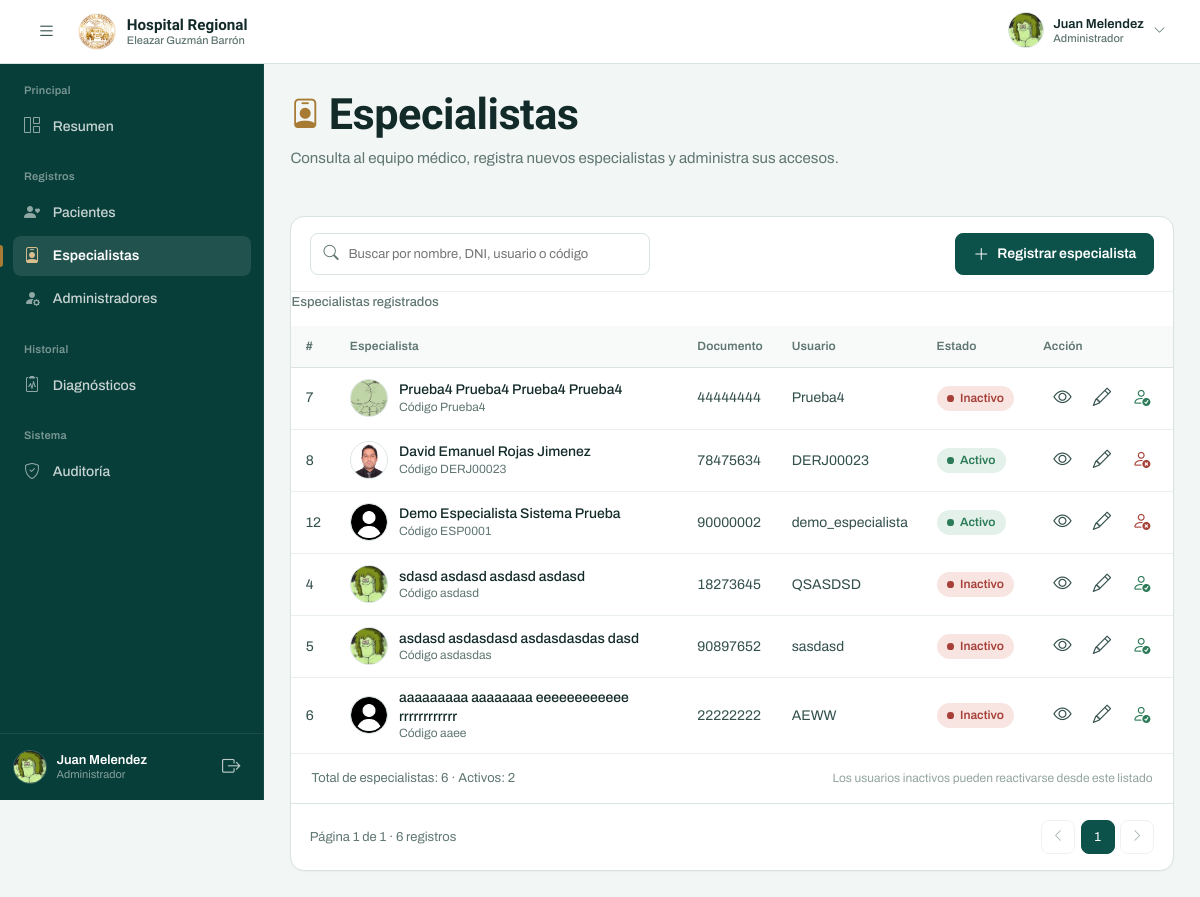
Screenshot of /listado_empleado/ (signed in) with the database file from the repository.
### tasks/models.py (models this page shows, shortened)
class Usuario(AbstractBaseUser):
    primer_nombre = models.CharField(max_length=200)
    segundo_nombre = models.CharField(max_length=200, blank=True)
    apellido_paterno = models.CharField(max_length=200)
    apellido_materno = models.CharField(max_length=200)
    codigo_empl = models.CharField(max_length=10)
    usuario_administrador = models.BooleanField(default=False)
    estado = models.ForeignKey(Estado, on_delete=models.CASCADE,null=True)
    username = models.CharField(max_length=20, unique=True, null=False)
    email = models.EmailField(max_length=200,unique=True)  # Cambiado a EmailField
    telefono = models.CharField(max_length=9, validators=[MinLengthValidator(9)], null=True, blank=True)
    dni = models.CharField(max_length=8, validators=[MinLengthValidator(8)], null=True, blank=True)
    foto = models.ImageField('Imagen de perfil', upload_to='usuarios1/', null=True, blank=True)
    fecha_creacion = models.DateTimeField(auto_now_add=True)
    es_demo = models.BooleanField(default=False, db_index=True)
    objects = UsuarioManager()
    USERNAME_FIELD = 'username'
    REQUIRED_FIELDS = ['email', 'primer_nombre', 'segundo_nombre', 'apellido_paterno', 'apellido_materno']
    @property
    def is_active(self):
        return self.estado_id is not None and self.estado.name == "Activo"

### tasks/views.py (the view)
# urls.py: path('listado_empleado/',v.ListadoDoctor.as_view(),name='especialista'),
class ListadoDoctor(AdminRequiredMixin, ListView):
    model = Usuario
    template_name = "crud/especialista.html"
    paginate_by = 10
    def get_queryset(self):
        queryset = self.model.objects.filter(
            usuario_administrador=False
        ).order_by("apellido_paterno", "primer_nombre")
        return _buscar_usuarios(queryset, _texto_busqueda(self.request))
    def get_context_data(self, **kwargs):
        context = super().get_context_data(**kwargs)
        context['titulo'] = "Especialista"  # Título de la vista
        context['cantidad'] = self.get_queryset().count()
        base = self.model.objects.filter(usuario_administrador=False)
        context['cantidad_total'] = base.count()
        context['cantidad_activos'] = base.filter(
            estado__name="Activo"
        ).count()
        context['q'] = _texto_busqueda(self.request)
        context['querystring'] = _querystring_sin_pagina(self.request)
        return context

### tasks/templates/crud/especialista.html (shortened to what this page needs)
{% extends 'crud/basecrud.html' %} {% load static %} {% block page_title %}Especialistas{% endblock %} {% block icon_crud %}<i class="bi bi-person-badge" aria-hidden="true"></i>{% endblock %} {% block descripcion %} Consulta al equipo médico, registra nuevos especialistas y administra sus accesos. {% endblock %} {% block crud_mod %}
<section class="panel">
  <div class="panel__header table-toolbar">
    <form
      method="get"
      role="search"
      action="{% url 'especialista' %}"
      class="table-toolbar__search"
    >
      <input
        type="search"
        id="btn_buscar_p"
        name="q"
        value="{{ q }}"
        placeholder="Buscar por nombre, DNI, usuario o código"
        autocomplete="off"
      />
    </form>
    {% if request.user.usuario_administrador %}
      <a href="{% url 'registro_e' %}" class="btn-app btn-app--primary">
        <i class="bi bi-plus-lg" aria-hidden="true"></i>
        Registrar especialista
      </a>
    {% endif %}
  </div>
  <div class="table-scroll">
    <table class="table-app table-app--cards" id="tbl">
      <caption>Especialistas registrados</caption>
      <thead>
        <tr>
          <th class="col-id">#</th>
          <th>Especialista</th>
          <th>Documento</th>
          <th>Usuario</th>
          <th>Estado</th>
          {% if request.user.usuario_administrador %}
            <th class="table-actions">Acción</th>
          {% endif %}
        </tr>
      </thead>
      <tbody>
        {% for p in object_list %}
          <tr
            data-search="{{ p.primer_nombre }} {{ p.segundo_nombre }} {{ p.apellido_paterno }} {{ p.apellido_materno }} {{ p.dni }} {{ p.username }} {{ p.codigo_empl }}"
          >
            <td class="col-id">{{ p.id }}</td>
            <td>
              <div class="cell-patient">
                <span class="avatar-cell">
                  {% if p.foto %}
                    <img src="{{ p.foto.url }}" alt="" loading="lazy" />
                  {% else %}
                    <img
                      src="{% static 'img/user_default.png' %}"
                      alt=""
                      loading="lazy"
                    />
                  {% endif %}
                </span>
                <span class="cell-patient__body">
                  <span class="cell-patient__name">
                    {{ p.primer_nombre }} {{ p.segundo_nombre }}
                    {{ p.apellido_paterno }} {{ p.apellido_materno }}
                  </span>
                  <span class="cell-patient__sub">
                    Código {{ p.codigo_empl }}
                  </span>
                </span>
              </div>
            </td>
            <td class="tabular" data-label="Documento">{{ p.dni }}</td>
            <td class="cell-muted" data-label="Usuario">{{ p.username }}</td>
            <td data-label="Estado">
              {% if p.is_active %}
                <span class="badge-status badge-status--ok">Activo</span>
              {% elif p.estado %}
                <span class="badge-status badge-status--danger">Inactivo</span>
              {% else %}
                <span class="badge-status badge-status--neutral">Sin estado</span>
              {% endif %}
            </td>
            {% if request.user.usuario_administrador %}
              <td class="table-actions">
                <a
                  href="{% url 'usuario_detalle' p.id %}"
                  class="icon-btn"
                  title="Ver ficha"
                  aria-label="Ver ficha de {{ p.primer_nombre }} {{ p.apellido_paterno }}"
                >
                  <i class="bi bi-eye" aria-hidden="true"></i>
                </a>
                <a
                  href="{% url 'usuario_editar' p.id %}"
                  class="icon-btn"
                  title="Editar especialista"
                  aria-label="Editar a {{ p.primer_nombre }} {{ p.apellido_paterno }}"
                >
                  <i class="bi bi-pencil" aria-hidden="true"></i>
                </a>
                {% if p.is_active %}
                  <form
                    action="{% url 'desactivar_usuario' p.id %}"
                    method="post"
                    data-confirm="¿Desactivar a {{ p.primer_nombre }} {{ p.apellido_paterno }}? El especialista perderá el acceso al sistema."
                  >
                    <button
                      type="submit"
                      class="icon-btn icon-btn--danger"
                      title="Desactivar especialista"
                      aria-label="Desactivar a {{ p.primer_nombre }} {{ p.apellido_paterno }}"
                    >
                      <i class="bi bi-person-x" aria-hidden="true"></i>
                    </button>
                  </form>
                {% else %}
                  <form
                    action="{% url 'reactivar_usuario' p.id %}"
                    method="post"
                    data-confirm="¿Reactivar a {{ p.primer_nombre }} {{ p.apellido_paterno }}? El especialista recuperará el acceso al sistema."
                  >
                    <button
                      type="submit"
                      class="icon-btn icon-btn--ok"
                      title="Reactivar especialista"
                      aria-label="Reactivar a {{ p.primer_nombre }} {{ p.apellido_paterno }}"
                    >
                      <i class="bi bi-person-check" aria-hidden="true"></i>
                    </button>
                  </form>
                {% endif %}
              </td>
            {% endif %}
          </tr>
        {% endfor %}
      </tbody>
    </table>
  </div>
  <div class="table-footer">
    <span>
      {% if q %}
        Resultados para “{{ q }}”: {{ cantidad }} de {{ cantidad_total }}
      {% else %}
        Total de especialistas: {{ cantidad }} · Activos: {{ cantidad_activos }}
      {% endif %}
    </span>
    <span class="table-footer__hint">
      Los usuarios inactivos pueden reactivarse desde este listado
    </span>
  </div>
  {% include 'crud/_paginacion.html' %}
</section>
{% endblock %}

### tasks/templates/layout/base.html (shortened to what this page needs)
{% load static %}
<!DOCTYPE html>
<html lang="es">
  <head>
    <link
      rel="stylesheet"
      href="https://cdn.jsdelivr.net/npm/bootstrap-icons@1.11.3/font/bootstrap-icons.min.css"
    />
    <link
      href="https://cdn.jsdelivr.net/npm/bootstrap@5.3.3/dist/css/bootstrap.min.css"
      rel="stylesheet"
    />
    <link rel="stylesheet" href="{% static 'styles/base.css' %}" />
    <link rel="stylesheet" href="{% static 'styles/dashboard.css' %}" />
    <link rel="stylesheet" href="{% static 'styles/diagnostico.css' %}" />
    <link rel="stylesheet" href="{% static 'styles/etapa2.css' %}" />
    <link rel="stylesheet" href="{% static 'styles/etapa3.css' %}" />
    <link rel="stylesheet" href="{% static 'styles/etapaf.css' %}" />
    <link rel="stylesheet" href="{% static 'styles/r_paciente.css' %}" />
  </head>
  <body>
    <div id="__next">
      <header class="app-header">
        <div class="app-header__left">
          <button
            class="icon-btn menu-btn"
            id="menu_toggle"
            type="button"
            aria-label="Abrir menú de navegación"
            aria-controls="sidebar"
            aria-expanded="false"
          >
            <i class="bi bi-list" aria-hidden="true"></i>
          </button>
          <a class="brand" href="{% url 'dashboard' %}">
            <img
              class="brand__seal"
              src="{% static 'img/logo-hospital-transparente.png' %}"
              alt=""
            />
            <span class="brand__text">
              <span class="brand__title">Hospital Regional</span>
              <span class="brand__subtitle">Eleazar Guzmán Barrón</span>
            </span>
          </a>
        </div>
        <div class="app-header__right">
          <div class="perfil">
            <button
              class="perfil__trigger"
              id="perfil_trigger"
              type="button"
              aria-label="Abrir menú de usuario"
              aria-haspopup="true"
              aria-expanded="false"
              aria-controls="panel_conf"
            >
              {% if user.foto %}
                <img id="avatar_1" src="{{ user.foto.url }}" alt="" />
              {% else %}
                <img
                  id="avatar_1"
                  src="{% static 'img/user_default.png' %}"
                  alt=""
                />
              {% endif %}
              <span class="perfil__meta">
                <span class="perfil__name">
                  {{ user.primer_nombre }} {{ user.apellido_paterno }}
                </span>
                <span class="perfil__role">
                  {% if request.user.usuario_administrador %}Administrador{% else %}Especialista{% endif %}
                </span>
              </span>
              <i class="bi bi-chevron-down perfil__chev" aria-hidden="true"></i>
            </button>
          </div>
        </div>
      </header>
      <div class="app-shell" id="main_">
        <nav class="sidebar" id="sidebar" aria-label="Navegación principal">
          <div class="sidebar__scroll">
            <div class="nav-group">
              <p class="nav-group__label">Principal</p>
              <a
                href="{% url 'dashboard' %}"
                class="nav-link {% if request.resolver_match.url_name == 'dashboard' %}is-active{% endif %}"
              >
                <i class="bi bi-grid-1x2" aria-hidden="true"></i>
                <span>Resumen</span>
              </a>
            </div>
            <div class="nav-group">
              <p class="nav-group__label">Registros</p>
              <a
                href="{% url 'paciente' %}"
                class="nav-link "
              >
                <i class="bi bi-person-heart" aria-hidden="true"></i>
                <span>Pacientes</span>
              </a>
              {% if request.user.usuario_administrador %}
                <a
                  href="{% url 'especialista' %}"
                  class="nav-link {% if request.resolver_match.url_name == 'especialista' or request.resolver_match.url_name == 'registro_e' or nav_section == 'especialista' %}is-active{% endif %}"
                  {% if request.resolver_match.url_name == 'especialista' or request.resolver_match.url_name == 'registro_e' or nav_section == 'especialista' %}aria-current="page"{% endif %}
                >
                  <i class="bi bi-person-badge" aria-hidden="true"></i>
                  <span>Especialistas</span>
                </a>
                <a
                  href="{% url 'administrador' %}"
                  class="nav-link {% if request.resolver_match.url_name == 'administrador' or request.resolver_match.url_name == 'registro_a' or nav_section == 'administrador' %}is-active{% endif %}"
                >
                  <i class="bi bi-person-fill-gear" aria-hidden="true"></i>
                  <span>Administradores</span>
                </a>
              {% endif %}
            </div>
            <div class="nav-group">
              <p class="nav-group__label">Historial</p>
              <a
                href="{% url 'historial_d' %}"
                class="nav-link {% if request.resolver_match.url_name == 'historial_d' or nav_section == 'historial_d' %}is-active{% endif %}"
              >
                <i class="bi bi-clipboard2-pulse" aria-hidden="true"></i>
                <span>Diagnósticos</span>
              </a>
            </div>
            {% if request.user.usuario_administrador %}
              <div class="nav-group">
                <p class="nav-group__label">Sistema</p>
                <a
                  href="{% url 'auditoria' %}"
                  class="nav-link {% if request.resolver_match.url_name == 'auditoria' %}is-active{% endif %}"
                >
                  <i class="bi bi-shield-check" aria-hidden="true"></i>
                  <span>Auditoría</span>
                </a>
              </div>
            {% endif %}
          </div>
          <div class="sidebar__footer">
            <div class="sidebar-user">
              {% if user.foto %}
                <img src="{{ user.foto.url }}" alt="" />
              {% else %}
                <img src="{% static 'img/user_default.png' %}" alt="" />
              {% endif %}
              <div class="sidebar-user__meta">
                <span class="sidebar-user__name">
                  {{ user.primer_nombre }} {{ user.apellido_paterno }}
                </span>
                <span class="sidebar-user__role">
                  {% if request.user.usuario_administrador %}Administrador{% else %}Especialista{% endif %}
                </span>
              </div>
              <form method="post" action="{% url 'logout' %}">
                <button
                  type="submit"
                  class="icon-btn icon-btn--onDark"
                  aria-label="Cerrar sesión"
                  title="Cerrar sesión"
                >
                  <i class="bi bi-box-arrow-right" aria-hidden="true"></i>
                </button>
              </form>
            </div>
          </div>
        </nav>
        <main class="main_content" id="main_content">
          <div class="page-shell">
            {% block content %} {% endblock %}
          </div>
        </main>
      </div>
    </div>
  </body>
</html>

### rows the page displays
Usuario: foto (picture), primer_nombre "Juan", apellido_paterno "Melendez"
Usuario: id "7", foto (picture), primer_nombre "Prueba4", segundo_nombre "Prueba4", apellido_paterno "Prueba4", apellido_materno "Prueba4", codigo_empl "Prueba4", dni "44444444", username "Prueba4", shows "Inactivo"
Usuario: id "8", foto (picture), primer_nombre "David", segundo_nombre "Emanuel", apellido_paterno "Rojas", apellido_materno "Jimenez", codigo_empl "DERJ00023", dni "78475634", username "DERJ00023", shows "Activo"
Usuario: id "12", primer_nombre "Demo", segundo_nombre "Especialista", apellido_paterno "Sistema", apellido_materno "Prueba", codigo_empl "ESP0001", dni "90000002", username "demo_especialista", shows "Activo"
Usuario: id "4", foto (picture), primer_nombre "sdasd", segundo_nombre "asdasd", apellido_paterno "asdasd", apellido_materno "asdasd", codigo_empl "asdasd", dni "18273645", username "QSASDSD", shows "Inactivo"
Usuario: id "5", foto (picture), primer_nombre "asdasd", segundo_nombre "asdasdasd", apellido_paterno "asdasdasdas", apellido_materno "dasd", codigo_empl "asdasdas", dni "90897652", username "sasdasd", shows "Inactivo"
Usuario: id "6", primer_nombre "aaaaaaaaa", segundo_nombre "aaaaaaaa", apellido_paterno "eeeeeeeeeeee", apellido_materno "rrrrrrrrrrrr", codigo_empl "aaee", dni "22222222", username "AEWW", shows "Inactivo"

### other values shown
{{ cantidad }} "6"
{{ cantidad_activos }} "2"
{{ page_obj.number }} "1"
{{ page_obj.paginator.num_pages }} "1"
{{ page_obj.paginator.count }} "6"
{{ num }} "1"
